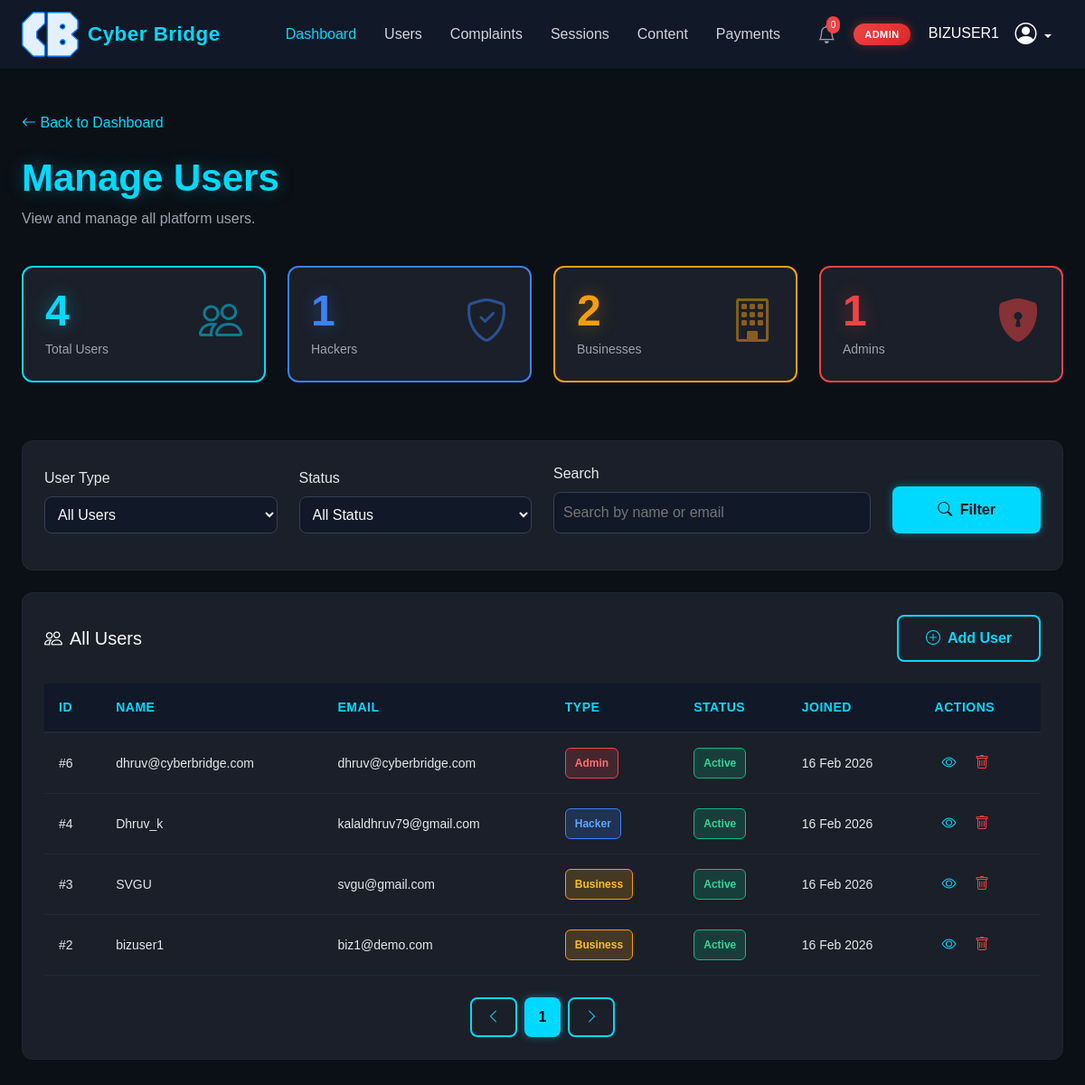
The page /Root/manage_users/ (signed in) on the database its author committed.
### app1/models.py (models this page shows, shortened)
class User(AbstractUser):
    username = models.CharField(unique=True,max_length=50)
    email = models.EmailField(unique=True)
    role = models.ForeignKey('Role', on_delete=models.CASCADE, null=True, blank=True)
    date_created = models.DateTimeField(default=timezone.now)
    is_active = models.BooleanField(default=True)
    USERNAME_FIELD = 'email'
    REQUIRED_FIELDS = ["username"]
    objects = CustomUserManager()  # ✅ Use our new manager here
    groups = models.ManyToManyField(
        Group,
        related_name="custom_user_groups",
        blank=True
    )
    user_permissions = models.ManyToManyField(
        Permission,
        related_name="custom_user_permissions",
        blank=True
    )

### app2/views.py (the view)
# urls.py: path("manage_users/",views.admin_manage_users,name="manage_users"),
@login_required
def admin_manage_users(request):
    user_type = request.GET.get("user_type", "")
    status = request.GET.get("status", "")
    search = request.GET.get("search", "")
    users = User.objects.select_related("role").order_by("-date_created")
    if user_type:
        users = users.filter(role__name__iexact=user_type)
    if status == "active":
        users = users.filter(is_active=True)
    elif status == "inactive":
        users = users.filter(is_active=False)
    if search:
        users = users.filter(
            Q(username__icontains=search) |
            Q(email__icontains=search)
        )
    paginator = Paginator(users, 10)
    page_number = request.GET.get("page")
    page_obj = paginator.get_page(page_number)
    context = {
        "users": page_obj,
        "page_obj": page_obj,
        "total_users": User.objects.count(),
        "hacker_count": User.objects.filter(role__name="HACKER").count(),
        "business_count": User.objects.filter(role__name="BUSINESS").count(),
        "admin_count": User.objects.filter(role__name="ADMIN").count(),
        "selected_user_type": user_type,
        "selected_status": status,
        "search_query": search,
    }
    return render(request, "admin-manage-user.html", context)

### templates/admin-manage-user.html (shortened to what this page needs)
<!DOCTYPE html>
<html lang="en">
<head>
    {% load static %}
    <link href="https://cdn.jsdelivr.net/npm/bootstrap@5.3.2/dist/css/bootstrap.min.css" rel="stylesheet">
    <link rel="stylesheet" href="https://cdn.jsdelivr.net/npm/bootstrap-icons@1.11.1/font/bootstrap-icons.min.css">
    <link rel="stylesheet" href="{% static "css/styles.css" %}">
    <link rel="stylesheet" href="{% static "css/admin.css" %}">
</head>
<body>
    <nav class="navbar navbar-expand-lg navbar-dark">
        <div class="container-fluid" style="padding: 0 24px;">
            <a class="navbar-brand d-flex align-items-center" href="index.html">
                <img src="{% static "images/CB.png" %}" alt="Cyber Bridge Logo" style="height:50px; margin-right:10px;">
                <span style="color:#00D9FF; font-weight:700;">Cyber Bridge</span>
            </a>
            <div class="collapse navbar-collapse" id="navbarNav">
                <ul class="navbar-nav mx-auto">
                    <li class="nav-item">
                        <a class="nav-link active" href="admin-dashboard.html">Dashboard</a>
                    </li>
                    <li class="nav-item">
                        <a class="nav-link" href="admin-manage-user.html">Users</a>
                    </li>
                    <li class="nav-item">
                        <a class="nav-link" href="admin-complaint.html">Complaints</a>
                    </li>
                    <li class="nav-item">
                        <a class="nav-link" href="admin-manage-session.html">Sessions</a>
                    </li>
                    <li class="nav-item">
                        <a class="nav-link" href="admin-manage-content.html">Content</a>
                    </li>
                    <li class="nav-item">
                        <a class="nav-link" href="admin-manage-payment.html">Payments</a>
                    </li>
                </ul>
                <div class="navbar-user">
                    <div class="notification-icon">
                        <i class="bi bi-bell"></i>
                        <span class="notification-badge">0</span>
                    </div>
                    <span class="admin-badge">ADMIN</span>
                    <div class="dropdown">
                        {{user.username.upper}}
                        <button class="btn btn-link text-decoration-none dropdown-toggle" type="button" data-bs-toggle="dropdown" style="color: #F9FAFB;">
                            <i class="bi bi-person-circle" style="font-size: 24px;"></i>
                        </button>
                    </div>
                </div>
            </div>
        </div>
    </nav>
    <main class="container-fluid my-5 px-4">
        <a href="{% url "admin_dashboard" %}" class="text-cyan" style="text-decoration: none; display: inline-block; margin-bottom: 24px;">
            <i class="bi bi-arrow-left"></i> Back to Dashboard
        </a>
        <h1 class="page-title">Manage Users</h1>
        <p style="color: #9CA3AF; margin-bottom: 40px;">View and manage all platform users.</p>
<div class="row mb-5">
    <div class="col-md-3 mb-3">
        <div class="card-stat card-stat-cyan">
            <div class="d-flex justify-content-between align-items-start">
                <div>
                    <div class="card-stat-number card-stat-number-cyan">{{ total_users }}</div>
                    <div class="card-stat-label">Total Users</div>
                </div>
                <i class="bi bi-people card-stat-icon card-stat-icon-cyan"></i>
            </div>
        </div>
    </div>
    <div class="col-md-3 mb-3">
        <div class="card-stat card-stat-info">
            <div class="d-flex justify-content-between align-items-start">
                <div>
                    <div class="card-stat-number card-stat-number-info">{{ hacker_count }}</div>
                    <div class="card-stat-label">Hackers</div>
                </div>
                <i class="bi bi-shield-check card-stat-icon card-stat-icon-info"></i>
            </div>
        </div>
    </div>
    <div class="col-md-3 mb-3">
        <div class="card-stat card-stat-warning">
            <div class="d-flex justify-content-between align-items-start">
                <div>
                    <div class="card-stat-number card-stat-number-warning">{{ business_count }}</div>
                    <div class="card-stat-label">Businesses</div>
                </div>
                <i class="bi bi-building card-stat-icon card-stat-icon-warning"></i>
            </div>
        </div>
    </div>
    <div class="col-md-3 mb-3">
        <div class="card-stat card-stat-danger">
            <div class="d-flex justify-content-between align-items-start">
                <div>
                    <div class="card-stat-number card-stat-number-danger">{{ admin_count }}</div>
                    <div class="card-stat-label">Admins</div>
                </div>
                <i class="bi bi-shield-lock-fill card-stat-icon card-stat-icon-danger"></i>
            </div>
        </div>
    </div>
</div>
        <form method="get" class="card-dark p-4 mb-4">
    <div class="row align-items-end">
        <div class="col-md-3 mb-3">
            <label class="form-label">User Type</label>
            <select name="user_type" class="form-input">
                <option value="">All Users</option>
            </select>
        </div>
        <div class="col-md-3 mb-3">
            <label class="form-label">Status</label>
            <select name="status" class="form-input">
                <option value="">All Status</option>
            </select>
        </div>
        <div class="col-md-4 mb-3">
            <label class="form-label">Search</label>
            <input type="text"
                   name="search"
                   value="{{ search_query }}"
                   class="form-input"
                   placeholder="Search by name or email">
        </div>
        <div class="col-md-2 mb-3">
            <button class="button-primary w-100">
                <i class="bi bi-search me-1"></i> Filter
            </button>
        </div>
    </div>
</form>
        <div class="card-dark p-4">
            <div style="display: flex; justify-content: space-between; align-items: center; margin-bottom: 24px;">
                <h3 style="font-size: 20px; color: #F9FAFB; margin: 0;">
                    <i class="bi bi-people me-2"></i>All Users
                </h3>
                <button class="button-secondary" data-bs-toggle="modal" data-bs-target="#addUserModal">
                    <i class="bi bi-plus-circle me-1"></i> Add User
                </button>
            </div>
            <div class="admin-table-wrapper">
                <table class="table-dark admin-table">
                    <thead>
                        <tr class="table-header">
                            <th class="table-header-cell">ID</th>
                            <th class="table-header-cell">Name</th>
                            <th class="table-header-cell">Email</th>
                            <th class="table-header-cell">Type</th>
                            <th class="table-header-cell">Status</th>
                            <th class="table-header-cell">Joined</th>
                            <th class="table-header-cell">Actions</th>
                        </tr>
                    </thead>
                    <tbody id="user-table-body">
                        {% for u in users %}
                        <tr class="table-row">
                            <td class="table-cell">#{{ u.id }}</td>
                            <td class="table-cell">{{ u.username }}</td>
                            <td class="table-cell">{{ u.email }}</td>
                            <td class="table-cell">
                                {% if u.role.name == "ADMIN" %}
                                    <span class="badge badge-danger">Admin</span>
                                {% elif u.role.name == "HACKER" %}
                                    <span class="badge badge-info">Hacker</span>
                                {% elif u.role.name == "BUSINESS" %}
                                    <span class="badge badge-warning">Business</span>
                                {% else %}
                                    <span class="badge badge-secondary">{{ u.role.name }}</span>
                                {% endif %}
                            </td>
                            <td class="table-cell">
                                <span class="badge badge-resolved">Active</span>
                            </td>
                            <td class="table-cell">{{ u.date_created|date:"d M Y" }}</td>
                            <td class="table-cell">
                                <a href="{% url 'admin_view_user' u.id %}" class="table-action-btn" title="View">
                                    <i class="bi bi-eye"></i>
                                </a>
                                <form method="post" action="{% url 'admin_delete_user' u.id %}" style="display:inline;">
                                    <button class="table-action-btn danger" title="Delete"
                                        onclick="return confirm('Delete this user?')">
                                        <i class="bi bi-trash"></i>
                                    </button>
                                </form>
                            </td>
                        </tr>
                        {% empty %}
                        <tr>
                            <td colspan="7" class="table-cell text-center text-muted">
                                No users found
                            </td>
                        </tr>
                        {% endfor %}
                        </tbody>
                </table>
            </div>
            <div style="display: flex; justify-content: center; margin-top: 24px; gap: 8px;">
                {% if page_obj.has_previous %}
                    <a href="?page={{ page_obj.previous_page_number }}" class="button-secondary" style="padding: 8px 16px;">
                        <i class="bi bi-chevron-left"></i>
                    </a>
                {% else %}
                    <button class="button-secondary" style="padding: 8px 16px;" disabled>
                        <i class="bi bi-chevron-left"></i>
                    </button>
                {% endif %}
                {% for num in page_obj.paginator.page_range %}
                    {% if num == page_obj.number %}
                        <button class="button-primary" style="padding: 8px 16px;">{{ num }}</button>
                    {% else %}
                        <a href="?page={{ num }}" class="button-secondary" style="padding: 8px 16px;">
                            {{ num }}
                        </a>
                    {% endif %}
                {% endfor %}
                {% if page_obj.has_next %}
                    <a href="?page={{ page_obj.next_page_number }}" class="button-secondary" style="padding: 8px 16px;">
                        <i class="bi bi-chevron-right"></i>
                    </a>
                {% else %}
                    <button class="button-secondary" style="padding: 8px 16px;" disabled>
                        <i class="bi bi-chevron-right"></i>
                    </button>
                {% endif %}
            </div>
        </div>
    </main>
</body>
</html>

### rows shown on the page
User: username "BIZUSER1", id "2", username "bizuser1", email "biz1@demo.com", shows "Business", date_created "16 Feb 2026"
User: id "6", username "dhruv@cyberbridge.com", email "dhruv@cyberbridge.com", shows "Admin", date_created "16 Feb 2026"
User: id "4", username "Dhruv_k", email "kalaldhruv79@gmail.com", shows "Hacker", date_created "16 Feb 2026"
User: id "3", username "SVGU", email "svgu@gmail.com", shows "Business", date_created "16 Feb 2026"

### other values the page prints
{{ total_users }} "4"
{{ hacker_count }} "1"
{{ business_count }} "2"
{{ admin_count }} "1"
{{ num }} "1"
